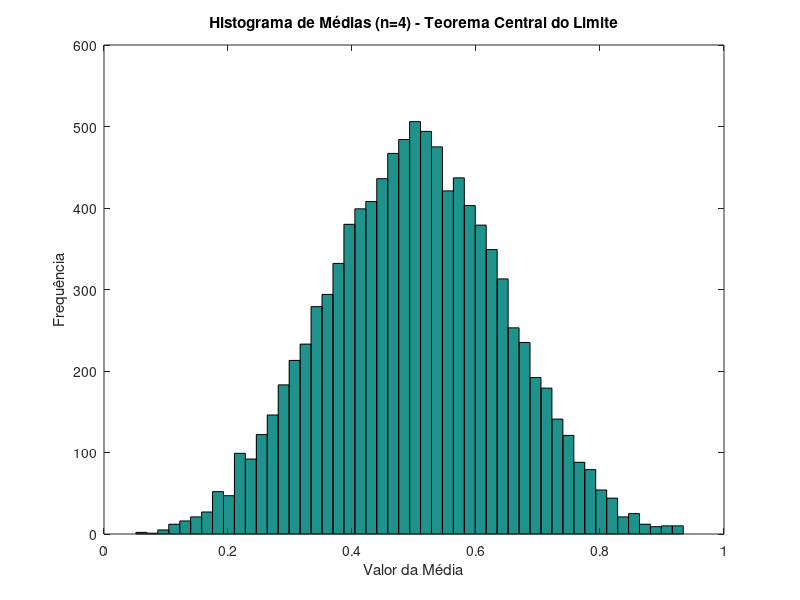

MATLAB code to generate this figure:
% ex2_14.m - Teorema Central do Limite
clear; clc;

% Gera 10.000 colunas, cada uma com 4 números aleatórios uniformes
dados_brutos = rand(4, 10000);

% Calcula a média de cada conjunto de 4 números
medias = mean(dados_brutos);

% Plota o histograma
figure;
hist(medias, 50);
title('Histograma de Médias (n=4) - Teorema Central do Limite');
xlabel('Valor da Média');
ylabel('Frequência');

% Observação: Mesmo o ruído original sendo uniforme, a distribuição das
% médias se aproxima de uma Gaussiana (sino).
